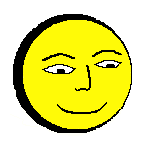
#> input picture Pictures/Smiley.png, 150 x 150 px, found by its file name
$ jupyter execute --allow-errors Code_ImageProcessing.ipynb
#> lines starting #> are read from the running program, lines starting #| are printed output that depends on the picture
[cell 1]
from PIL import Image, ImageOps
import numpy as np
import matplotlib.pyplot as plt
import random
import cv2
import math
# from google.colab.patches import cv2_imshow
# from google.colab import drive
# drive.mount('/content/drive')

[cell 2]
smiley_img = "Pictures\Smiley.png" #link to the smiley image
add_img1="Pictures\img1.png" #link to image which is to be added
add_img2="Pictures\img2.png" #link to image which is to be added
spatial_img = "Pictures\spatial.png" #link to image which is to be filtered

[cell 3]
#function to convert image to array
def getPixels(filename):
#> called with filename = 'Pictures\\Smiley.png'
    img = Image.open(filename, 'r')
#> img is the input picture: PIL image 150x150 RGB; mean R, G, B 226.9, 225, 131.6
    w, h = img.size
#> w = 150; h = 150
    pix = list(img.getdata())
#> pix = 22500 items
    return [pix[n:n+w] for n in range(0, w*h, w)]

smiley_arr = getPixels(smiley_img) #storing this in an array
#> smiley_arr = 150 items
# print(smiley_arr)
plt.imshow(smiley_arr) #printing the picture converted from array

[cell 4]
add_arr1=getPixels(add_img1) #array for image which is to be added
#> call 2 of getPixels, with filename = 'Pictures\\img1.png'
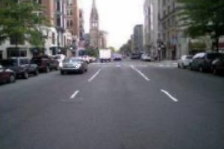
#> input picture Pictures/img1.png, 224 x 149 px, found by its file name
#> in getPixels, img is the input picture: PIL image 224x149 RGBA; mean R, G, B, A 99.2, 100.2, 103.7, 255
#> in getPixels (call 2), `pix = list(img.getdata())`: pix = 33376 items
#> add_arr1 = 149 items
add_arr2=getPixels(add_img2) #array for image which is to be added
#> call 3 of getPixels, with filename = 'Pictures\\img2.png'
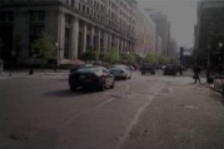
#> input picture Pictures/img2.png, 224 x 149 px, found by its file name
#> in getPixels, img is the input picture: PIL image 224x149 RGBA; mean R, G, B, A 67.3, 62.4, 61.3, 255
#> add_arr2 = 149 items
spatial_arr = getPixels(spatial_img) #array for image which is to be filtered
#> call 4 of getPixels, with filename = 'Pictures\\spatial.png'
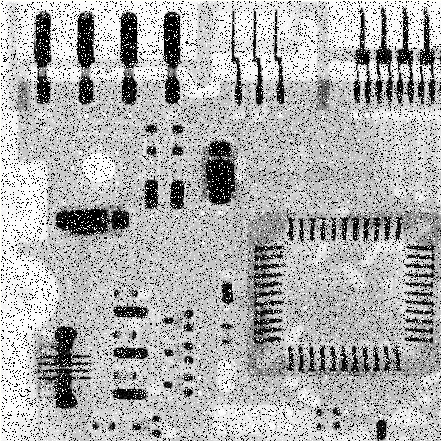
#> input picture Pictures/spatial.png, 441 x 441 px, found by its file name
#> in getPixels, img is the input picture: PIL image 441x441 RGBA; mean R, G, B, A 175.2, 175.2, 175.2, 255
#> in getPixels (call 4), `pix = list(img.getdata())`: pix = 194481 items
#> spatial_arr = 441 items

[cell 5]
#function to get RGB values from Integer
def getRGBfromI(RGBint):
    blue =  RGBint & 255
    green = (RGBint >> 8) & 255
    red =   (RGBint >> 16) & 255
    return (red, green, blue)

#function to get Integer from RGB values
def getIfromRGB(rgb):
    red = rgb[0]
    green = rgb[1]
    blue = rgb[2]
    RGBint = (red<<16) + (green<<8) + blue
    return RGBint

#function to implement getIfromRGB()
def single_value(array):
  arr_ = [[0 for j in range(len(array[i]))] for i in range(len(array))]
#> arr_ = 150 items
  for i in range(len(array)):
    for j in range(len(array[i])):
      arr_[i][j] = getIfromRGB(array[i][j])
#> this loop made 150 passes
  return arr_

#function to implement getRGBfromI()
def multi_value(array):
  arr_ = [[[0 for k in range(3)] for j in range(len(array[i]))] for i in range(len(array))]
  for i in range(len(array)):
    for j in range(len(array[i])):
      arr_[i][j] = getRGBfromI(array[i][j])
  return arr_

#function to get grayscale value from rgb
def getGrayfromRGB(rgb):
    return int(0.2989*rgb[0] + 0.5870*rgb[1] + 0.1140*rgb[2])

#function to implement getGrayfromRGB()
def gray_value(array):
  arr = [[[0,0,0] for j in range(len(array[i]))] for i in range(len(array))]
  for i in range(len(array)):
    for j in range(len(array[i])):
      arr[i][j][0] = getGrayfromRGB(array[i][j])
      arr[i][j][1] = getGrayfromRGB(array[i][j])
      arr[i][j][2] = getGrayfromRGB(array[i][j])
  return arr

[cell 6]
transpose_arr = np.transpose(single_value(smiley_arr))
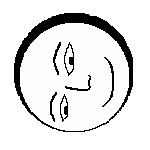
#> transpose_arr: shape (150, 150) int64; min 0, max 16777215, mean 14926821.3; drawn with min black and max white
plt.imshow(multi_value(transpose_arr)) #printing the picture converted from array
#> the loop in multi_value, `for i in range(len(array)):` made 150 passes

[cell 7]
plt.imshow(gray_value(smiley_arr))
#> the loop in gray_value, `for i in range(len(array)):` made 150 passes

[cell 8]
#function to add/merge two images
def add_image(arr1,arr2):
  ans_arr=[[[0 for k in range(3)] for j in range(len(arr1[i]))] for i in range(len(arr1))]
  for i in range(len(arr1)):
    for j in range(len(arr1[i])):
      ans_arr[i][j][0] = arr1[i][j][0] + arr2[i][j][0]
      ans_arr[i][j][1] = arr1[i][j][1] + arr2[i][j][1]
      ans_arr[i][j][2] = arr1[i][j][2] + arr2[i][j][2]
#> this loop made 149 passes
  return ans_arr

addition_arr=add_image(add_arr1,add_arr2)
# plt.imshow(np.array(add_arr1))
# plt.imshow(np.array(add_arr2))
plt.imshow(addition_arr)
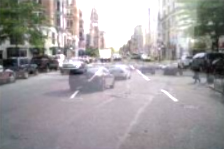
#> shown: shape (149, 224, 3); mean R, G, B 160.8, 157.4, 159.7

[cell 9]
#function to remove 1 image from the merged image
def sub_image(arr1,arr2):
  ans_arr=[[[0 for k in range(3)] for j in range(len(arr1[i]))] for i in range(len(arr1))]
  for i in range(len(arr1)):
    for j in range(len(arr1[i])):
      ans_arr[i][j][0] = abs(arr1[i][j][0] - arr2[i][j][0])
      ans_arr[i][j][1] = abs(arr1[i][j][1] - arr2[i][j][1])
      ans_arr[i][j][2] = abs(arr1[i][j][2] - arr2[i][j][2])

  return ans_arr

sub_array=sub_image(addition_arr, add_arr1)
plt.imshow(sub_array)

[cell 10]
def rotate(image,angle):
#> called with angle = 30
  image = np.array(image)
  angle=math.radians(angle) #converting degrees to radians
  cosine=math.cos(angle)
  sine=math.sin(angle)
  height = image.shape[0] #define the height of the image
  width = image.shape[1] #define the width of the image

  #Define the height and width of the new image that is to be formed
  new_height  = round(abs(image.shape[0]*cosine)+abs(image.shape[1]*sine))+1
  new_width  = round(abs(image.shape[1]*cosine)+abs(image.shape[0]*sine))+1

  #define another image variable of dimensions of new_height and new _column filled with zero
  output=[[[0 for k in range(3)] for j in range(new_width)] for i in range(new_height)]

  # Find the centre of the image about which we have to rotate the image
  original_centre_height = round(((image.shape[0]+1)/2)-1)
  original_centre_width = round(((image.shape[1]+1)/2)-1)

  # Find the centre of the new image that will be obtained
  new_centre_height= round(((new_height+1)/2)-1)
  new_centre_width= round(((new_width+1)/2)-1)

  for i in range(height):
      for j in range(width):
          #co-ordinates of pixel with respect to the centre of original image
          y=image.shape[0]-1-i-original_centre_height
          x=image.shape[1]-1-j-original_centre_width

          #co-ordinate of pixel with respect to the rotated image
          new_y=round(-x*sine+y*cosine)
          new_x=round(x*cosine+y*sine)

          #since image will be rotated the centre will change too, so to adust to that we will need to change new_x and new_y with respect to the new centre
          new_y=new_centre_height-new_y
          new_x=new_centre_width-new_x

          # adding if check to prevent any errors in the processing
          if 0 <= new_x < new_width and 0 <= new_y < new_height and new_x>=0 and new_y>=0:
              output[new_y][new_x][0]=image[i][j][0]
              output[new_y][new_x][1]=image[i][j][1]
              output[new_y][new_x][2]=image[i][j][2]
  return output

rotate_arr1=rotate(add_arr1,30)
plt.imshow(rotate_arr1)
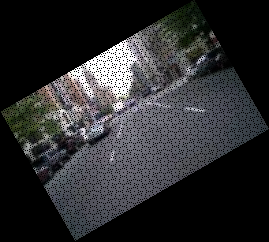
#> shown: shape (242, 269, 3); mean R, G, B 44.1, 44.6, 46.1

[cell 11]
import math
def rotate1(image,angle):
#> called with angle = 30
  image = np.array(image)
  angle=math.radians(angle) #converting degrees to radians
  cosine=math.cos(angle)
  sine=math.sin(angle)
  height=image.shape[0]     #define the height of the image
  width=image.shape[1]      #define the width of the image

  #Define the height and width of the new image that is to be formed
  new_height  = round(abs(image.shape[0]*cosine)+abs(image.shape[1]*sine))+1
  new_width  = round(abs(image.shape[1]*cosine)+abs(image.shape[0]*sine))+1

  #define another image variable of dimensions of new_height and new _column filled with zero
  output=[[[0 for k in range(3)] for j in range(new_width)] for i in range(new_height)]

  # Find the centre of the image about which we have to rotate the image
  original_centre_height = round(((image.shape[0]+1)/2)-1)
  original_centre_width = round(((image.shape[1]+1)/2)-1)

  # Find the centre of the new image that will be obtained
  new_centre_height= round(((new_height+1)/2)-1)
  new_centre_width= round(((new_width+1)/2)-1)

  for i in range(height):
      for j in range(width):
          #co-ordinates of pixel with respect to the centre of original image
          y=image.shape[0]-1-i-original_centre_height
          x=image.shape[1]-1-j-original_centre_width

          #co-ordinate of pixel with respect to the rotated image
          new_y=round(-x*sine+y*cosine)
          new_y1=round(-x*sine+y*cosine) +1
          new_x=round(x*cosine+y*sine)
          new_x1=round(x*cosine+y*sine) +1

          #since image will be rotated the centre will change too, so to adust to that we will need to change new_x and new_y with respect to the new centre
          new_y=new_centre_height-new_y
          new_y1=new_centre_height-new_y1
          new_x=new_centre_width-new_x
          new_x1=new_centre_width-new_x1

          # adding if check to prevent any errors in the processing
          if 0 <= new_x < new_width and 0 <= new_y < new_height and new_x>=0 and new_y>=0:
              output[new_y][new_x][0]=image[i][j][0]
              output[new_y][new_x][1]=image[i][j][1]
              output[new_y][new_x][2]=image[i][j][2]
              output[new_y1][new_x1][0]=image[i][j][0]
              output[new_y1][new_x1][1]=image[i][j][1]
              output[new_y1][new_x1][2]=image[i][j][2]
  return output

rotate_arr=rotate1(add_arr1,30)
plt.imshow(rotate_arr)
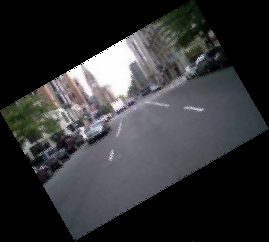
#> shown: shape (242, 269, 3); mean R, G, B 51.2, 51.7, 53.6

[cell 12]
def resize(image, nrow, ncol):
  image = np.array(image)
  rows = image.shape[0]
  cols = image.shape[1]
  return([[ image[int(rows * r / nrow)][int(cols * c / ncol)] for c in range(ncol)] for r in range(nrow)])

resize_arr = resize(add_arr1, 100, 100)
plt.imshow(resize_arr)
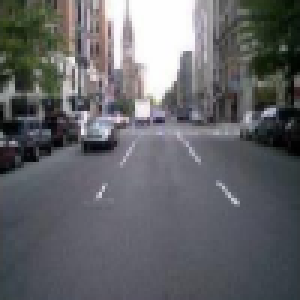
#> shown: shape (100, 100, 4) (shown 3 times larger); mean R, G, B, A 99.6, 100.6, 104.1, 255

[cell 13]
def negative(image):
  copy = np.array(image)
  for i in range(len(copy)):
    for j in range(len(copy[i])):
      copy[i][j][0] = 255-copy[i][j][0]
      copy[i][j][1] = 255-copy[i][j][1]
      copy[i][j][2] = 255-copy[i][j][2]
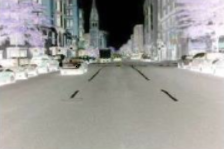
#> copy: shape (149, 224, 4) int64; mean R, G, B, A 155.8, 154.8, 151.3, 255
  return copy

neg_arr = negative(add_arr1)
plt.imshow(neg_arr)

[cell 14]
def gamma(image):
  copy = np.array(image)
  gm = 0.5
  for i in range(len(copy)):
    for j in range(len(copy[i])):
      copy[i][j][0] = int(255*((copy[i][j][0]/255)**gm))
      copy[i][j][1] = int(255*((copy[i][j][1]/255)**gm))
      copy[i][j][2] = int(255*((copy[i][j][2]/255)**gm))
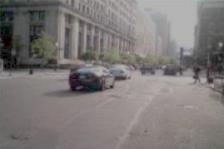
#> copy: shape (149, 224, 4) int64; mean R, G, B, A 125.3, 120.7, 119.6, 255
  return copy

gamma_arr = gamma(add_arr2)
plt.imshow(gamma_arr)
